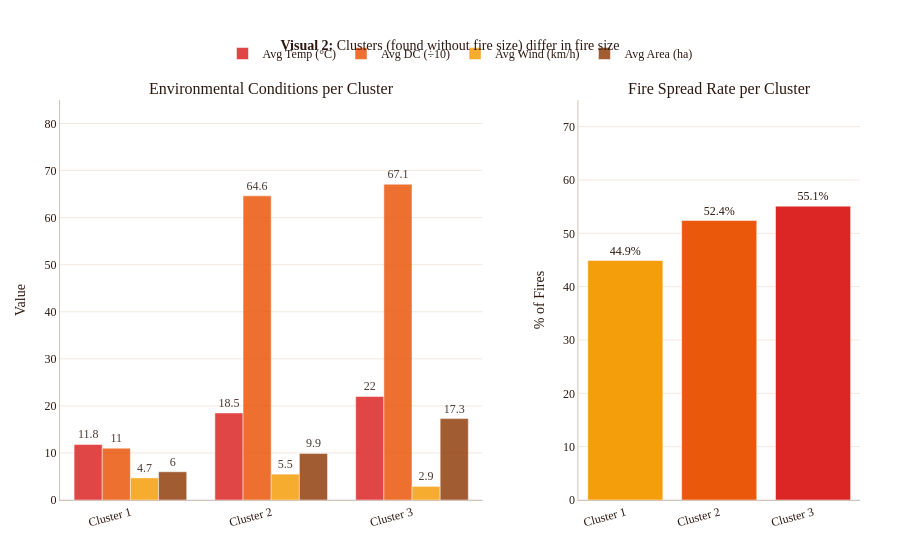

Write notebook code for a chart like this one.
### Markdown cell above
---
## 6. Do the Clusters Differ in Fire Size?

The clustering above used **zero information about fire size**. It only saw weather and drought conditions. Yet when we now look at fire size within each cluster, the pattern seems meaningful.


### Visual 2 —  Environmental Conditions vs Average Fire Size

Each grouped bar shows one cluster's average value for temperature, DC, DMC, and burned area. The right panel shows the proportion of fires in each cluster that spread at all. The **legend** toggles variables on and off.

### Code cell
clustered = fit_clusters(weight=2.0, k=3)
bridge = clustered.groupby('cluster').agg(
    n         = ('area', 'count'),
    avg_area  = ('area', 'mean'),
    avg_temp  = ('temp', 'mean'),
    avg_DC    = ('DC',   'mean'),
    avg_wind  = ('wind', 'mean'),
    pct_spread= ('area', lambda x: (x > 0).mean() * 100)
).round(1).reset_index()
bridge['label'] = bridge['cluster'].map(CLUST_NAMES)
bridge['color'] = bridge['cluster'].map(CLUST_COLORS)

fig2 = make_subplots(
    rows=1, cols=2,
    subplot_titles=('Environmental Conditions per Cluster', 'Fire Spread Rate per Cluster'),
    column_widths=[0.60, 0.40],
    horizontal_spacing=0.12
)

bar_metrics = [
    ('avg_temp', 'Avg Temp (°C)',  '#DC2626'),
    ('avg_DC',   'Avg DC (÷10)',   '#EA580C'),
    ('avg_wind', 'Avg Wind (km/h)','#F59E0B'),
    ('avg_area', 'Avg Area (ha)',  '#92400E'),
]

for col, label, bcolor in bar_metrics:
    vals = bridge['avg_DC'] / 10 if col == 'avg_DC' else bridge[col]
    fig2.add_trace(go.Bar(
        x=bridge['label'], y=vals, name=label,
        marker_color=bcolor, opacity=0.85,
        text=vals.round(1), textposition='outside',
        hovertemplate=f'<b>%{{x}}</b><br>{label}: %{{y:.1f}}<extra></extra>'
    ), row=1, col=1)

for _, row in bridge.iterrows():
    fig2.add_trace(go.Bar(
        x=[row['label']], y=[row['pct_spread']],
        name=row['label'], marker_color=row['color'],
        showlegend=False,
        text=[f"{row['pct_spread']}%"], textposition='outside',
        hovertemplate=f'<b>{row["label"]}</b><br>Spread rate: {row["pct_spread"]}%<extra></extra>'
    ), row=1, col=2)

fig2.update_layout(
    title=dict(
        text='<b>Visual 2:</b> Clusters (found without fire size) differ in fire size',
        font=dict(size=14, color='#2C1810'),
        x=0.5, xanchor='center'
    ),
    template='plotly_white',
    paper_bgcolor='white',
    plot_bgcolor='white',
    height=500,
    barmode='group',
    font=dict(family='Georgia, serif', size=12, color='#2C1810'),
    margin=dict(t=100, b=60, l=60, r=40),
    legend=dict(
        orientation='h',
        yanchor='bottom', y=1.08,
        xanchor='center', x=0.5
    )
)

fig2.update_yaxes(title_text='Value', row=1, col=1, range=[0, 85],
                  gridcolor='#F0E8E0', linecolor='#D4C4B8')
fig2.update_yaxes(title_text='% of Fires', row=1, col=2, range=[0, 75],
                  gridcolor='#F0E8E0', linecolor='#D4C4B8')
fig2.update_xaxes(tickangle=-15, row=1, col=1, linecolor='#D4C4B8')
fig2.update_xaxes(tickangle=-15, row=1, col=2, linecolor='#D4C4B8')

fig2.show()

### Figure 1 — Plotly figure (JSON) as saved in the notebook; plotly's stock layout.template omitted (floating-point values rounded to 4 significant figures)
{"data": [{"hovertemplate": "<b>%{x}</b><br>Avg Temp (°C): %{y:.1f}<extra></extra>", "marker": {"color": "#DC2626"}, "name": "Avg Temp (°C)", "opacity": 0.85, "text": [11.8, 18.5, 22.0], "textposition": "outside", "type": "bar", "x": ["Cluster 1", "Cluster 2", "Cluster 3"], "xaxis": "x", "y": [11.8, 18.5, 22.0], "yaxis": "y"}, {"hovertemplate": "<b>%{x}</b><br>Avg DC (÷10): %{y:.1f}<extra></extra>", "marker": {"color": "#EA580C"}, "name": "Avg DC (÷10)", "opacity": 0.85, "text": [11.0, 64.6, 67.1], "textposition": "outside", "type": "bar", "x": ["Cluster 1", "Cluster 2", "Cluster 3"], "xaxis": "x", "y": [11.02, 64.63, 67.1], "yaxis": "y"}, {"hovertemplate": "<b>%{x}</b><br>Avg Wind (km/h): %{y:.1f}<extra></extra>", "marker": {"color": "#F59E0B"}, "name": "Avg Wind (km/h)", "opacity": 0.85, "text": [4.7, 5.5, 2.9], "textposition": "outside", "type": "bar", "x": ["Cluster 1", "Cluster 2", "Cluster 3"], "xaxis": "x", "y": [4.7, 5.5, 2.9], "yaxis": "y"}, {"hovertemplate": "<b>%{x}</b><br>Avg Area (ha): %{y:.1f}<extra></extra>", "marker": {"color": "#92400E"}, "name": "Avg Area (ha)", "opacity": 0.85, "text": [6.0, 9.9, 17.3], "textposition": "outside", "type": "bar", "x": ["Cluster 1", "Cluster 2", "Cluster 3"], "xaxis": "x", "y": [6.0, 9.9, 17.3], "yaxis": "y"}, {"hovertemplate": "<b>Cluster 1</b><br>Spread rate: 44.9%<extra></extra>", "marker": {"color": "#F59E0B"}, "name": "Cluster 1", "showlegend": false, "text": ["44.9%"], "textposition": "outside", "type": "bar", "x": ["Cluster 1"], "xaxis": "x2", "y": [44.9], "yaxis": "y2"}, {"hovertemplate": "<b>Cluster 2</b><br>Spread rate: 52.4%<extra></extra>", "marker": {"color": "#EA580C"}, "name": "Cluster 2", "showlegend": false, "text": ["52.4%"], "textposition": "outside", "type": "bar", "x": ["Cluster 2"], "xaxis": "x2", "y": [52.4], "yaxis": "y2"}, {"hovertemplate": "<b>Cluster 3</b><br>Spread rate: 55.1%<extra></extra>", "marker": {"color": "#DC2626"}, "name": "Cluster 3", "showlegend": false, "text": ["55.1%"], "textposition": "outside", "type": "bar", "x": ["Cluster 3"], "xaxis": "x2", "y": [55.1], "yaxis": "y2"}], "layout": {"annotations": [{"font": {"size": 16}, "showarrow": false, "text": "Environmental Conditions per Cluster", "x": 0.264, "xanchor": "center", "xref": "paper", "y": 1, "yanchor": "bottom", "yref": "paper"}, {"font": {"size": 16}, "showarrow": false, "text": "Fire Spread Rate per Cluster", "x": 0.824, "xanchor": "center", "xref": "paper", "y": 1, "yanchor": "bottom", "yref": "paper"}], "autosize": true, "barmode": "group", "font": {"color": "#2C1810", "family": "Georgia, serif", "size": 12}, "legend": {"orientation": "h", "x": 0.5, "xanchor": "center", "y": 1.08, "yanchor": "bottom"}, "margin": {"b": 60, "l": 60, "r": 40, "t": 100}, "paper_bgcolor": "white", "plot_bgcolor": "white", "title": {"font": {"color": "#2C1810", "size": 14}, "text": "<b>Visual 2:</b> Clusters (found without fire size) differ in fire size", "x": 0.5, "xanchor": "center"}, "xaxis": {"anchor": "y", "autorange": true, "domain": [0, 0.528], "linecolor": "#D4C4B8", "range": [-0.5, 2.5], "tickangle": -15, "type": "category"}, "xaxis2": {"anchor": "y2", "autorange": true, "domain": [0.648, 1], "linecolor": "#D4C4B8", "range": [-0.5, 2.5], "tickangle": -15, "type": "category"}, "yaxis": {"anchor": "x", "domain": [0, 1], "gridcolor": "#F0E8E0", "linecolor": "#D4C4B8", "range": [0, 85], "title": {"text": "Value"}, "type": "linear"}, "yaxis2": {"anchor": "x2", "domain": [0, 1], "gridcolor": "#F0E8E0", "linecolor": "#D4C4B8", "range": [0, 75], "title": {"text": "% of Fires"}, "type": "linear"}}}
